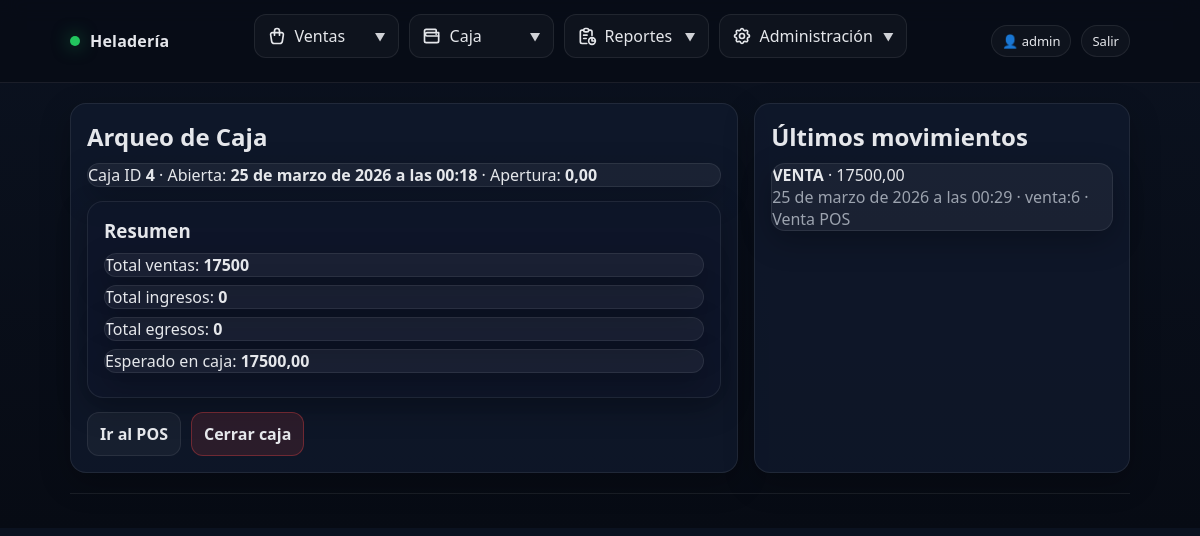
Before: /caja/arqueo/ (signed in) with the older database file.
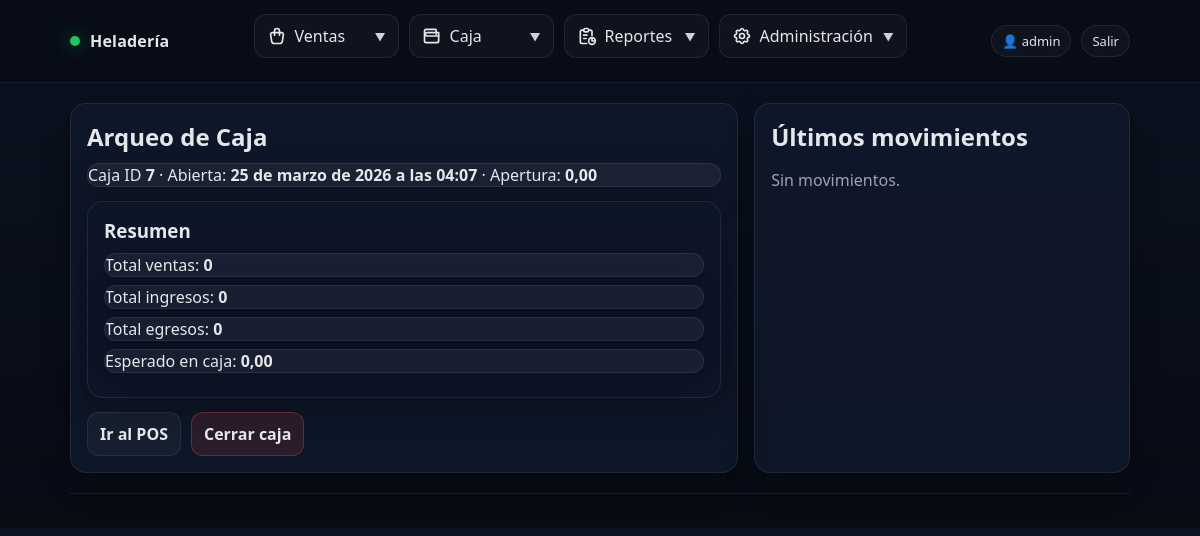
After: the same page with the newer database file.
### apps/caja/models.py (models this page shows, shortened)
class CajaSesion(models.Model):
    class Estado(models.TextChoices):
        ABIERTA = "ABIERTA", "Abierta"
        CERRADA = "CERRADA", "Cerrada"
    usuario = models.ForeignKey(
        settings.AUTH_USER_MODEL,
        on_delete=models.PROTECT,
        related_name="cajas",
    )
    estado = models.CharField(
        max_length=10,
        choices=Estado.choices,
        default=Estado.ABIERTA,
    )
    fecha_apertura = models.DateTimeField(auto_now_add=True)
    monto_apertura = models.DecimalField(max_digits=12, decimal_places=2, default=0)
    fecha_cierre = models.DateTimeField(blank=True, null=True)
    monto_cierre_declarado = models.DecimalField(max_digits=12, decimal_places=2, blank=True, null=True)
    notas = models.CharField(max_length=255, blank=True)
    class Meta:
        ordering = ["-fecha_apertura"]
        verbose_name = "Caja (Sesión)"
        verbose_name_plural = "Cajas (Sesiones)"

class MovimientoCaja(models.Model):
    class Tipo(models.TextChoices):
        VENTA = "VENTA", "Venta"
        INGRESO = "INGRESO", "Ingreso"
        EGRESO = "EGRESO", "Egreso"
        AJUSTE = "AJUSTE", "Ajuste"
    caja_sesion = models.ForeignKey(
        CajaSesion,
        on_delete=models.PROTECT,
        related_name="movimientos",
    )
    tipo = models.CharField(max_length=10, choices=Tipo.choices)
    monto = models.DecimalField(max_digits=12, decimal_places=2)
    referencia = models.CharField(max_length=80, blank=True)  # ej: "venta:123"
    motivo = models.CharField(max_length=255, blank=True)
    usuario = models.ForeignKey(settings.AUTH_USER_MODEL, on_delete=models.PROTECT)
    creado_en = models.DateTimeField(auto_now_add=True)
    class Meta:
        ordering = ["-creado_en"]
        verbose_name = "Movimiento de Caja"
        verbose_name_plural = "Movimientos de Caja"

### apps/caja/views.py (the view)
# urls.py: path("arqueo/", views.arqueo_caja, name="arqueo"),
@login_required
def arqueo_caja(request):
    caja = get_caja_abierta(request.user)
    if not caja:
        messages.warning(
            request,
            "La caja está cerrada. Debes abrir una caja para continuar."
        )
        return redirect("caja:apertura")
    movs = caja.movimientos.all()  # Assuming 'movimiento_set' is the related name for MovimientoCaja
    total_ingresos = movs.filter(tipo=MovimientoCaja.Tipo.INGRESO).aggregate(s=Sum("monto"))["s"] or Decimal("0")
    total_egresos  = movs.filter(tipo=MovimientoCaja.Tipo.EGRESO).aggregate(s=Sum("monto"))["s"] or Decimal("0")
    total_ventas   = movs.filter(tipo=MovimientoCaja.Tipo.VENTA).aggregate(s=Sum("monto"))["s"] or Decimal("0")
    esperado = caja.monto_apertura + total_ingresos + total_ventas - total_egresos
    return render(
        request,
        "caja/arqueo.html",
        {
            "caja": caja,
            "total_ingresos": total_ingresos,
            "total_egresos": total_egresos,
            "total_ventas": total_ventas,
            "esperado": esperado,
            "movimientos": movs[:20],
        },
    )

### apps/caja/services.py (called while the page is built)
def get_caja_abierta(usuario) -> CajaSesion | None:
    return (
        CajaSesion.objects
        .filter(usuario=usuario, estado=CajaSesion.Estado.ABIERTA)
        .first()
    )

### templates/caja/arqueo.html (shortened to what this page needs)
{% extends "base.html" %}
{% block content %}
  <div class="grid">
    <section class="card">
      <h1>Arqueo de Caja</h1>
      <div class="msg">
        Caja ID <b>{{ caja.id }}</b> · Abierta: <b>{{ caja.fecha_apertura }}</b> · Apertura: <b>{{ caja.monto_apertura }}</b>
      </div>
      <div class="card" style="margin-top:14px;background:rgba(15,23,42,.55)">
        <h3>Resumen</h3>
        <div class="msg">Total ventas: <b>{{ total_ventas }}</b></div>
        <div class="msg">Total ingresos: <b>{{ total_ingresos }}</b></div>
        <div class="msg">Total egresos: <b>{{ total_egresos }}</b></div>
        <div class="msg">Esperado en caja: <b>{{ esperado }}</b></div>
      </div>
      <div class="row" style="margin-top:14px">
        <a class="btn" href="{% url 'ventas:pos' %}">Ir al POS</a>
        <a class="btn danger" href="{% url 'caja:cierre' %}">Cerrar caja</a>
      </div>
    </section>
    <aside class="card">
      <h2>Últimos movimientos</h2>
      {% if movimientos %}
        {% for m in movimientos %}
          <div class="msg">
            <b>{{ m.tipo }}</b> · {{ m.monto }}<br>
            <span class="muted">{{ m.creado_en }} · {{ m.referencia }} · {{ m.motivo }}</span>
          </div>
        {% endfor %}
      {% else %}
        <p class="muted">Sin movimientos.</p>
      {% endif %}
    </aside>
  </div>
{% endblock %}

Changed rows visible on the page:
no longer on this page (row edited): CajaSesion: id "4", fecha_apertura "25 de marzo de 2026 a las 00:18", monto_apertura "0,00"
no longer on this page (row unchanged): MovimientoCaja: tipo "VENTA", monto "17500,00", creado_en "25 de marzo de 2026 a las 00:29", referencia "venta:6", motivo "Venta POS"
added CajaSesion: id "7", fecha_apertura "25 de marzo de 2026 a las 04:07", monto_apertura "0,00"
Other visible differences:
{{ total_ventas }}: "17500" → "0"
{{ esperado }}: "17500,00" → "0,00"
text now shown: "Sin movimientos."
